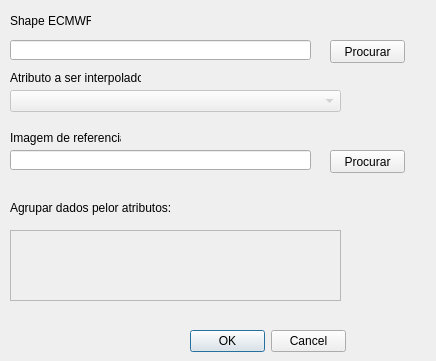
<?xml version="1.0" encoding="UTF-8"?>
<ui version="4.0">
 <class>Form</class>
 <widget class="QWidget" name="Form">
  <property name="geometry">
   <rect>
    <x>0</x>
    <y>0</y>
    <width>436</width>
    <height>361</height>
   </rect>
  </property>
  <property name="windowTitle">
   <string>Gafanhoto Beta 0.01 - Interpolador ECMWF</string>
  </property>
  <widget class="QLineEdit" name="leShapePath">
   <property name="geometry">
    <rect>
     <x>10</x>
     <y>40</y>
     <width>301</width>
     <height>20</height>
    </rect>
   </property>
  </widget>
  <widget class="QComboBox" name="cbAtribute">
   <property name="enabled">
    <bool>false</bool>
   </property>
   <property name="geometry">
    <rect>
     <x>10</x>
     <y>90</y>
     <width>331</width>
     <height>22</height>
    </rect>
   </property>
  </widget>
  <widget class="QPushButton" name="btnFindShp">
   <property name="geometry">
    <rect>
     <x>330</x>
     <y>40</y>
     <width>75</width>
     <height>23</height>
    </rect>
   </property>
   <property name="text">
    <string>Procurar</string>
   </property>
  </widget>
  <widget class="QDialogButtonBox" name="bbOkCancela">
   <property name="geometry">
    <rect>
     <x>190</x>
     <y>330</y>
     <width>156</width>
     <height>23</height>
    </rect>
   </property>
   <property name="standardButtons">
    <set>QDialogButtonBox::Cancel|QDialogButtonBox::Ok</set>
   </property>
  </widget>
  <widget class="QListWidget" name="lwGroupAtributes">
   <property name="enabled">
    <bool>false</bool>
   </property>
   <property name="geometry">
    <rect>
     <x>10</x>
     <y>230</y>
     <width>331</width>
     <height>71</height>
    </rect>
   </property>
  </widget>
  <widget class="QLabel" name="label_2">
   <property name="geometry">
    <rect>
     <x>10</x>
     <y>200</y>
     <width>161</width>
     <height>16</height>
    </rect>
   </property>
   <property name="text">
    <string>Agrupar dados pelor atributos:</string>
   </property>
  </widget>
  <widget class="QLabel" name="label_3">
   <property name="geometry">
    <rect>
     <x>10</x>
     <y>70</y>
     <width>131</width>
     <height>16</height>
    </rect>
   </property>
   <property name="text">
    <string>Atributo a ser interpolado</string>
   </property>
  </widget>
  <widget class="QWidget" name="verticalLayoutWidget">
   <property name="geometry">
    <rect>
     <x>120</x>
     <y>40</y>
     <width>2</width>
     <height>2</height>
    </rect>
   </property>
   <layout class="QVBoxLayout" name="verticalLayout">
    <property name="spacing">
     <number>2</number>
    </property>
   </layout>
  </widget>
  <widget class="QLabel" name="label">
   <property name="geometry">
    <rect>
     <x>10</x>
     <y>10</y>
     <width>81</width>
     <height>21</height>
    </rect>
   </property>
   <property name="text">
    <string>Shape ECMWF</string>
   </property>
  </widget>
  <widget class="QLabel" name="label_4">
   <property name="geometry">
    <rect>
     <x>10</x>
     <y>130</y>
     <width>111</width>
     <height>16</height>
    </rect>
   </property>
   <property name="text">
    <string>Imagem de referencia</string>
   </property>
  </widget>
  <widget class="QLineEdit" name="leImgRefPath">
   <property name="geometry">
    <rect>
     <x>10</x>
     <y>150</y>
     <width>301</width>
     <height>20</height>
    </rect>
   </property>
  </widget>
  <widget class="QPushButton" name="btnFindImgRef">
   <property name="geometry">
    <rect>
     <x>330</x>
     <y>150</y>
     <width>75</width>
     <height>23</height>
    </rect>
   </property>
   <property name="text">
    <string>Procurar</string>
   </property>
  </widget>
 </widget>
 <resources/>
 <connections/>
</ui>
